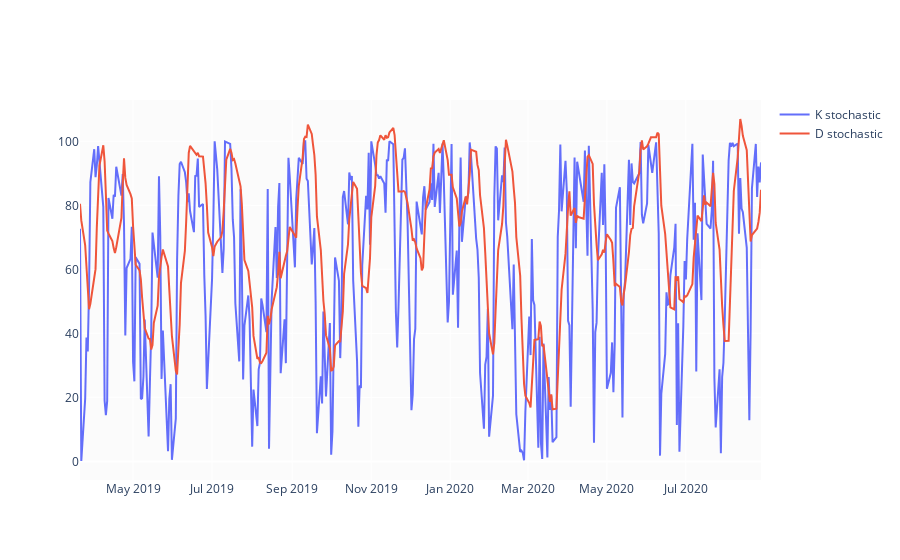

The notebook cell saved with this chart:
### Code cell
#considering the index of latest year of Dija Data
fig = go.Figure()
fig.add_trace(go.Scatter(x=dj_ti.Date.tail(365), y=dj_ti.stochaistic_k_percent.tail(365), name='K stochastic'))
fig.add_trace(go.Scatter(x=dj_ti.Date.tail(365), y=dj_ti.stochaistic_D.tail(365), name='D stochastic'))
fig.show()

### Figure 1 — Plotly figure (JSON) as saved in the notebook; plotly's stock layout.template omitted (floating-point values rounded to 4 significant figures; data arrays with more than 128 entries replaced by an {"elided": "..."} marker saying what was removed)
{"data": [{"name": "K stochastic", "type": "scatter", "x": {"elided": "365 str values"}, "y": {"elided": "365 float values"}}, {"name": "D stochastic", "type": "scatter", "x": {"elided": "365 str values"}, "y": {"elided": "365 float values"}}], "layout": {}}
